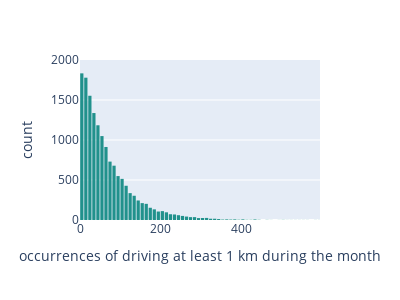

The cell this chart's notebook holds for it:
### Code cell
# Histogram
fig = px.histogram(data_frame=df, x="drives", 
                   labels={'drives':'occurrences of driving at least 1 km during the month'}, 
                   nbins=100, range_x=[0,df.drives.max()], range_y=[0,2000],
                   color_discrete_sequence=['#21918c'])
fig.update_layout(autosize=False, width=400,height=300, bargap=0.2)

### Figure 1 — Plotly figure (JSON) as saved in the notebook; plotly's stock layout.template omitted (floating-point values rounded to 4 significant figures; data arrays with more than 128 entries replaced by an {"elided": "..."} marker saying what was removed)
{"data": [{"alignmentgroup": "True", "bingroup": "x", "hovertemplate": "occurrences of driving at least 1 km during the month=%{x}<br>count=%{y}<extra></extra>", "legendgroup": "", "marker": {"color": "#21918c", "pattern": {"shape": ""}}, "name": "", "nbinsx": 100, "offsetgroup": "", "orientation": "v", "showlegend": false, "type": "histogram", "x": {"elided": "14999 int values"}, "xaxis": "x", "yaxis": "y"}], "layout": {"autosize": false, "bargap": 0.2, "barmode": "relative", "height": 300, "legend": {"tracegroupgap": 0}, "margin": {"t": 60}, "width": 400, "xaxis": {"anchor": "y", "domain": [0, 1], "range": [0, 596], "title": {"text": "occurrences of driving at least 1 km during the month"}, "type": "linear"}, "yaxis": {"anchor": "x", "domain": [0, 1], "range": [0, 2000], "title": {"text": "count"}}}}
